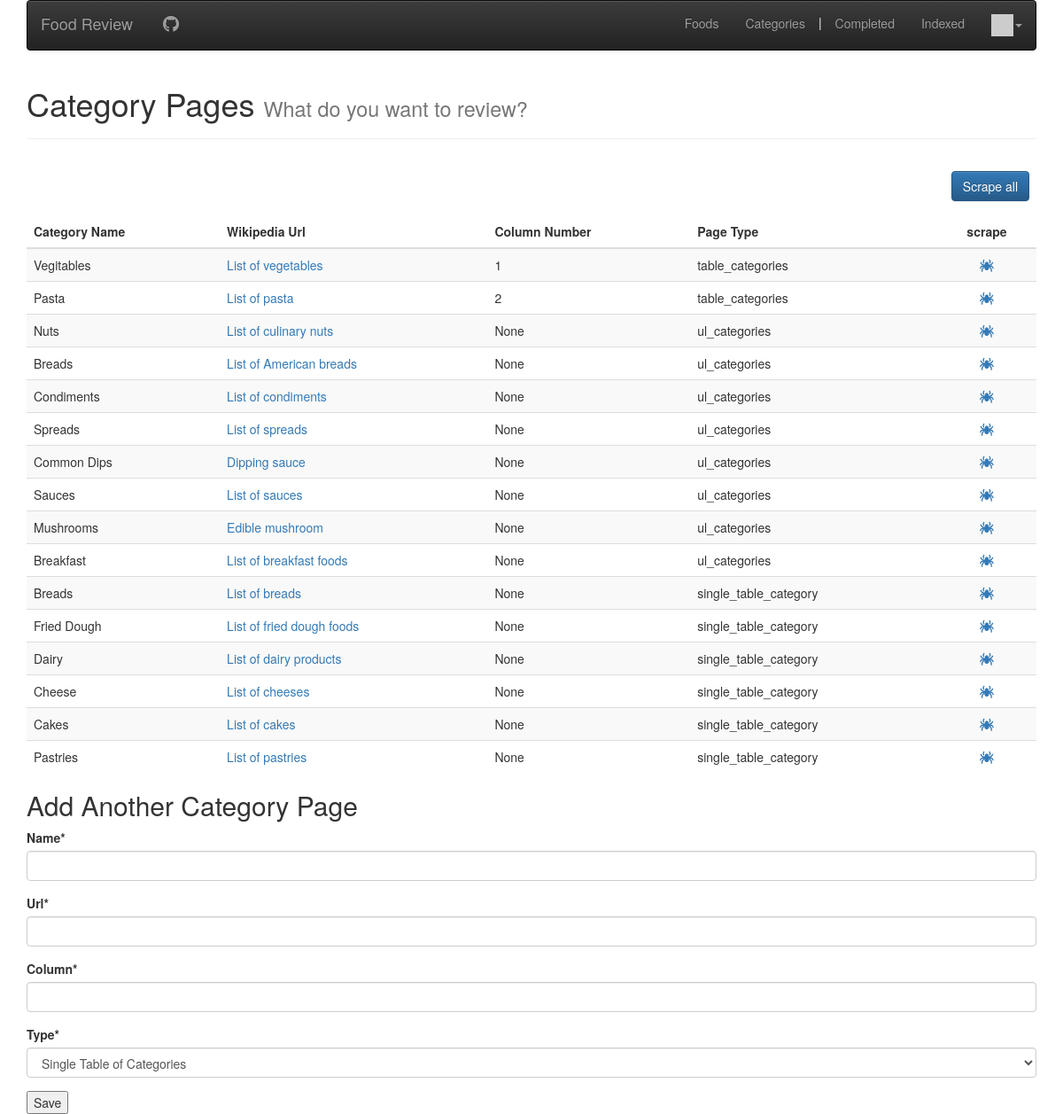
The page /batch (signed in) on the database as committed earlier.
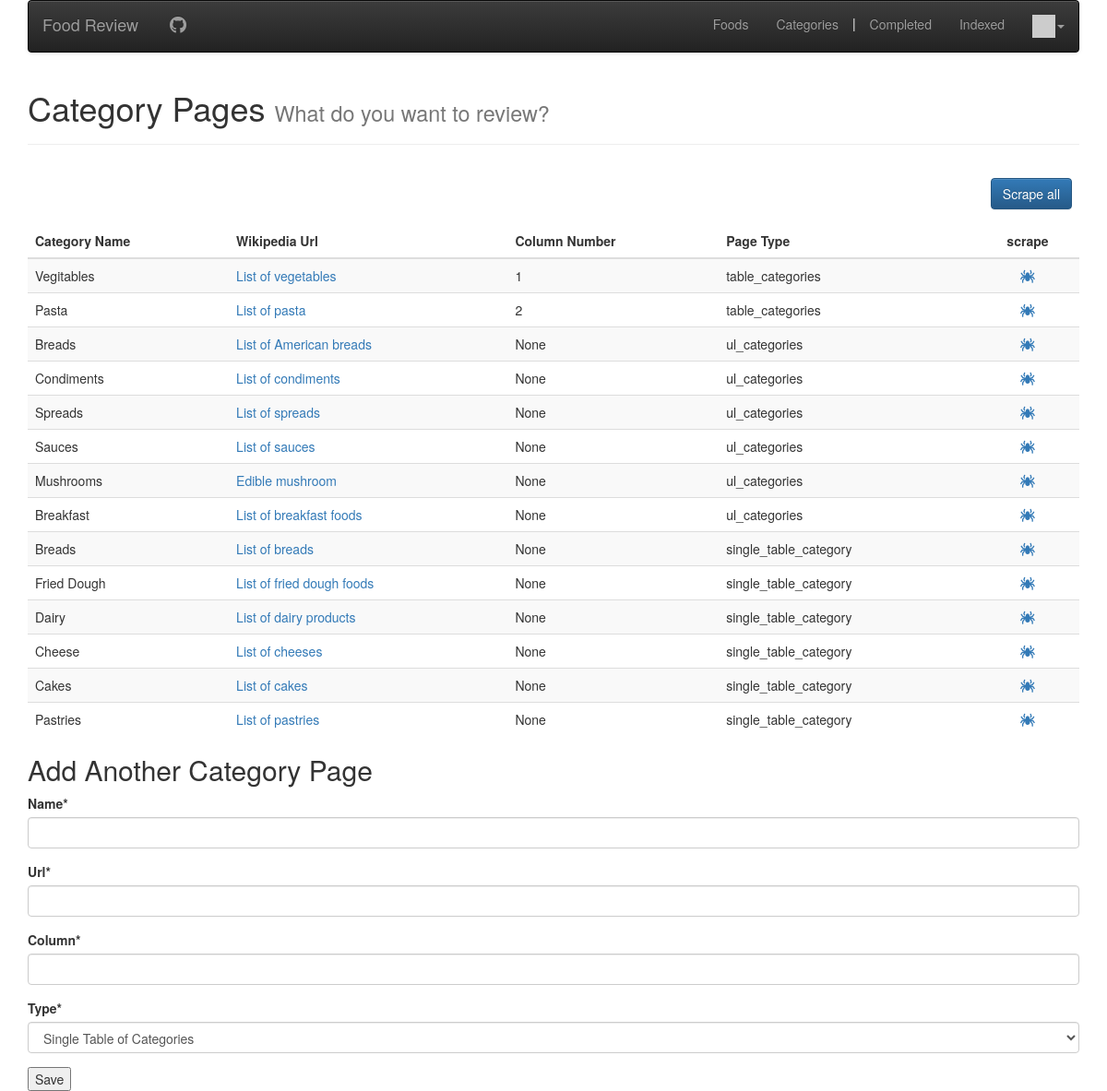
The same page on the database as committed later.
### review/models.py (models this page shows)
class Scrapable(models.Model):
    name = models.CharField(max_length=50)
    url = models.CharField(max_length=1000, unique=True)
    column = models.PositiveSmallIntegerField(null=True)
    isCategory = models.BooleanField(default=True)
    type = models.CharField(max_length=20)
    scraped = models.BooleanField(default=False)
    food_count = models.PositiveIntegerField(null=True)
    @property
    def uri(self):
        return self.url.split('/')[-1].replace('_', ' ')

### review/views/scrape_views.py (the view, shortened to what this page needs)
# urls.py: path('batch', views.Batch.as_view(), name='batch'),
class Batch(View):
    def get(self, request):
        return render(request, 'review/batch.html', {
            'pages': Scrapable.objects.filter(isCategory=True, scraped=False),
            'form': CatScrapableForm(),
        })

### review/forms.py
class CatScrapableForm(forms.ModelForm):
    class Meta:
        model = Scrapable
        fields = ['name', 'url', 'column', 'type']
        widgets = {
            'type': forms.Select(choices=PAGE_TYPE_CHOICES)
        }

### review/context_processors.py (called while the page is built)
def settings(request):
    return {
        'settings': django_settings,
    }

### review/templatetags/app_tags.py (called while the page is built)
@register.filter(name='gravatar')
def gravatar(user, size=35):
    email = str(user.email.strip().lower()).encode('utf-8')
    email_hash = md5(email).hexdigest()
    url = "//www.gravatar.com/avatar/{0}?s={1}&d=identicon&r=PG"
    return url.format(email_hash, size)

### review/templates/review/batch.html (shortened to what this page needs)
{% extends "base_menu.html" %}
{% load static %}
{% block content %}
<div class="page-header">
  <h1>Category Pages <small>What do you want to review?</small></h1>
</div>
<button class="btn btn-primary pull-right">Scrape all</button>
<table class="table table-striped">
  <thead>
    <tr>
      <th>Category Name</th>
      <th>Wikipedia Url</th>
      <th>Column Number</th>
      <th>Page Type</th>
      <th style="text-align: center;">scrape</th>
    </tr>
  </thead>
  <tbody>
  {% for page in pages %}
    <tr>
      <td>{{page.name}}</td>
      <td><a href="{{page.url}}" target="_blank">{{page.uri}}</a></td>
      <td>{{page.column}}</td>
      <td>{{page.type}}</td>
      <td style="text-align: center;">
        <form action="" method="POST">
          <a class="scrape-one" href="{% url 'review:test' page.id %}">
            <i class="fa fa-spider" aria-hidden="true"></i>
          </a>
        </form>
      </td>
    </tr>
  {% endfor %}
  </tbody>
</table>
<h2>Add Another Category Page</h2>
{% load crispy_forms_tags %}
<form method="POST" action="">
  {{ form|crispy }}
  <input type="submit" value="Save">
</form>
{% endblock %}

Rows that differ between the two databases and show on the page:
no longer on this page (row edited): Scrapable: name "Nuts", uri "List of culinary nuts", column "None", type "ul_categories"
no longer on this page (row edited): Scrapable: name "Common Dips", uri "Dipping sauce", column "None", type "ul_categories"
